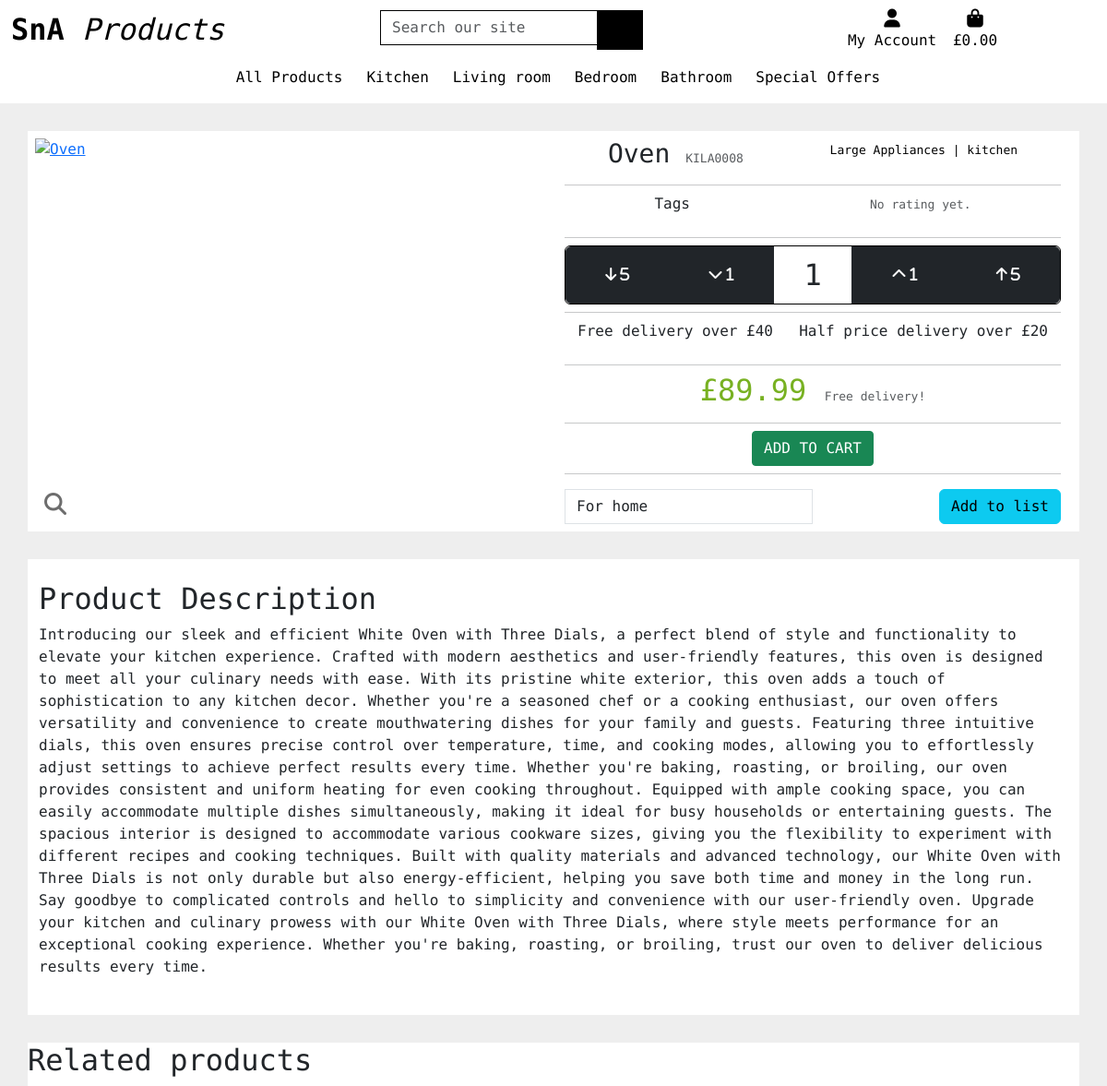
The page /products/1/ on the database its author committed.
### products/models.py (models this page shows, shortened)
class Product(models.Model):
    category = models.ForeignKey('Category', limit_choices_to={'type': 1},  null=True, blank=True,
                                 on_delete=models.SET_DEFAULT, default=18)
    sku = models.CharField(max_length=254, unique=True, editable=False)
    name = models.CharField(max_length=254)
    description = models.TextField()
    price = models.DecimalField(max_digits=6, decimal_places=2)
    rating = models.DecimalField(max_digits=6, decimal_places=2, null=True, blank=True)
    image = CloudinaryField('image', default='placeholder')
    has_sizes = models.BooleanField(null=True, blank=True, default=False)
    def parent(self):
        if self.category:
            return self.category.parent
    def get_category_name(self):
        return self.category.display_name

class Category(models.Model):
    class Meta:
        verbose_name_plural = 'Categories'
    parent = models.ForeignKey('self', related_name='children', on_delete=models.CASCADE, blank=True, null=True)
    name = models.CharField(max_length=254)
    display_name = models.CharField(max_length=254, null=True, blank=True)
    type = models.IntegerField(choices=CATEGORY_TYPE, editable=False)
    def __str__(self):
        return self.name

### products/views.py (the view)
# urls.py: path('<int:product_id>/', views.product_detail, name='product_detail'),
def product_detail(request, product_id):
    products = get_object_or_404(Product, pk=product_id)
    lists = SavedProductsList.objects.all()
    context = {
        'product': products,
        'lists': lists
    }
    return render(request, 'products/product_detail.html', context)

### products/templates/products/product_detail.html (shortened to what this page needs)
{% extends "base.html" %}
{% load static %}
{% block nav-includes %}
{% include 'includes/site-nav.html' %}
{% endblock %}
{% block content %}
    <div class="overlay-background">
    </div>
    <div class="container-md floating_container product_detail_container">
        <div class="row product-container p-2">
            <div class="col-12 col-md-6 container product-img-container" id="product-img-container">
                {% if product.image %}
                <a href="{{ product.image.url}}" target="_blank">
                    <img class="product-img mx-auto" width="100%" src="{{ product.image.url}}" alt="{{ product.name }}">
                </a>
                {% else %}
                <a href="{{ product.image.url}}" target="_blank">
                    <img class="product-img mx-auto" width="auto" src="{{ MEDIA_URL }}noimage.png" alt="{{ product.name }}">
                </a>
                {% endif %}
                <i class="fa-solid fa-magnifying-glass zoom-overlay"></i>
            </div>
            <div class="col-12 col-lg-6 text-center">
                <div class="d-flex justify-content-around">
                    <h3>{{product.name}} <small class="text-muted">{{product.sku}}</small></h3>
                    <p class="card-text"><a href="{% url 'products' %}?category={{product.category}}" class="no-link-decoration"><small class="no-link-decoration">{{product.get_category_name }}</a> | <a href="{% url 'products' %}?category={{product.parent}}" class="no-link-decoration">{{product.parent}}</a></small></p>
                </div>
                <hr>
                <div class="d-flex justify-content-around">
                    <p> Tags </p>
                    {% if product.rating %}
                    <p><small class="text-muted">{{product.rating}}</small></p>
                    {% else %}
                    <p><small class="text-muted">No rating yet.</small></p>
                    {% endif %}
                </div>
                <hr>
                <form class="form" action="{% url 'add_to_cart' product.id %}" method="POST">
                    <div class="btn-group input-group qty-group" role="group" aria-label="Button group to increment, or decrement the selected quantity.">
                        <button class="btn btn-dark qty-change" data-change="decrement"> <i class="fa-solid fa-arrow-down"> 5</i></button>
                        <button class="btn btn-dark qty-change" data-change="decrement"> <i class="fa-solid fa-chevron-down"> 1</i></button>
                        <input id="{{product.id}}_qty" class="form-control btn qty-input" type="number" name="quantity" value="1" min="1" max="99" data-product_id="{{ product.id }}">
                        <button class="btn btn-dark qty-change" data-change="increment"> <i class="fa-solid fa-chevron-up"> 1</i> </button>
                        <button class="btn btn-dark qty-change" data-change="increment"> <i class="fa-solid fa-arrow-up"> 5</i> </button>
                    </div>
                    <hr>
                    <div class="d-flex justify-content-around">
                        <p> Free delivery over £<span id="min_free_delivery">{{min_free_delivery}}</span> </p>
                        <p> Half price delivery over £<span id="min_half_delivery">{{ min_half_delivery }}</span> </p>
                    </div>
                    <hr>
                    <div class="d-flex justify-content-around">
                        <h4 class="price">£<span id="product_price">{{product.price}}</span>
                            {% if product.price > min_free_delivery %}
                                <small class="delivery text-muted">Free delivery!</small>
                            {% elif product.price > min_half_delivery %}
                                <small class="delivery text-muted">+£<span id="product-delivery">{{product.delivery}}</span> Half price delivery!</small>
                            {% else %}
                                <small class="delivery text-muted">+£<span id="product-delivery">{{product.delivery}}</span></small>
                            {% endif %}
                            </h4>
                    </div>
                    <hr>
                    <div class="d-flex justify-content-around">
                        <input type="submit" class="btn btn-success rounded-1 text-uppercase" value="Add to Cart">
                    </div>
                </form>
            <hr class="p-1">
                <div>
                    <form class="form d-flex justify-content-between" action="{% url 'add_to_list' product.id %}" method="POST">
                        <select class="form-control rounded-0 w-50 d-inline" name="list_selector" id='{{ list.id }}'>
                            {% for list in lists %}
                            <option value="{{ list.id }}" >{{ list.name }}</option>
                            {%  endfor %}
                        </select>
                        <button type="submit" class="btn btn-info">Add to list</button>
                    </form>
                </div>
            </div>
        </div>
    </div>
    <div class="container-md floating_container product_description_container">
        <div class="row">
            <div class="col-12 p-4">
                <h2> Product Description </h2>
                <p>{{product.description}}</p>
            </div>
        </div>
    </div>
    <div class="container-md floating_container related_products_container">
        <div class="row">
            <div class="col-12">
                <h2>Related products</h2>
            </div>
        </div>
    </div>
{% endblock content %}

### static/css/style.css (style rules this page uses)
* { max-width: 100vw; }
html { height: 100%; }
body { background: url('/media/background-image.jpg') no-repeat center center fixed; background-size: cover; height: calc(100vh - 164px); font-family: "Encode Sans Expanded", sans-serif; font-weight: 400; font-style: normal; width: 100vw; }
.overlay-background { height: 100%; width: 100%; position: fixed; top: 0; left: 0; z-index: -1; background: #eee; }
small { font-size: small; }
.related_products_container, .product_detail_container, .product_description_container { background: #fff; margin-top: 30px; padding: unset; }
.product_description_container { padding: 50px; }
.product-img-container { position: relative; padding: unset; }
.product-img { display: block; width: auto; max-width: 100%; height: auto; max-height: 380px; }
.zoom-overlay { position: absolute; bottom: 10px; left: 10px; font-size: x-large; color: rgb(109, 109, 109); }
.product-container { width: 100%; justify-content: space-between; margin-left: unset; }
.product-container hr { margin: 8px 0; }
.price { color: rgb(120, 177, 34); font-size: xx-large; }
.qty-group { border: 1px solid black; }
.qty-change { display: inline; }
.qty-input { font-size: xx-large; }
input[type=number].cart-qty-input, input[type=number].qty-input { -moz-appearance: textfield; }
.no-link-decoration { text-decoration: none; color: black; }
.floating_container { background: #fff; margin-top: 30px; padding: unset; }

### rows shown on the page
Product: name "Oven", sku "KILA0008", get_category_name "Large Appliances", parent "kitchen", quantity "1", price "89.99", description "Introducing our sleek and efficient White Oven with Three Dials, a perfect blend of style and functionality to elevate your kitchen experience. Crafted with modern aesthetics and user-friendly features, this oven is designed to meet all your culinary needs with ease. With its pristine white exterior, this oven adds a touch of sophistication to any kitchen decor. Whether you're a seasoned chef or a cooking enthusiast, our oven offers versatility and convenience to create mouthwatering dishes for your family and guests. Featuring three intuitive dials, this oven ensures precise control over temperature, time, and cooking modes, allowing you to effortlessly adjust settings to achieve perfect…"

### other values the page prints
{{ min_free_delivery }} "40"
{{ min_half_delivery }} "20"
form field list_selector "For home"
